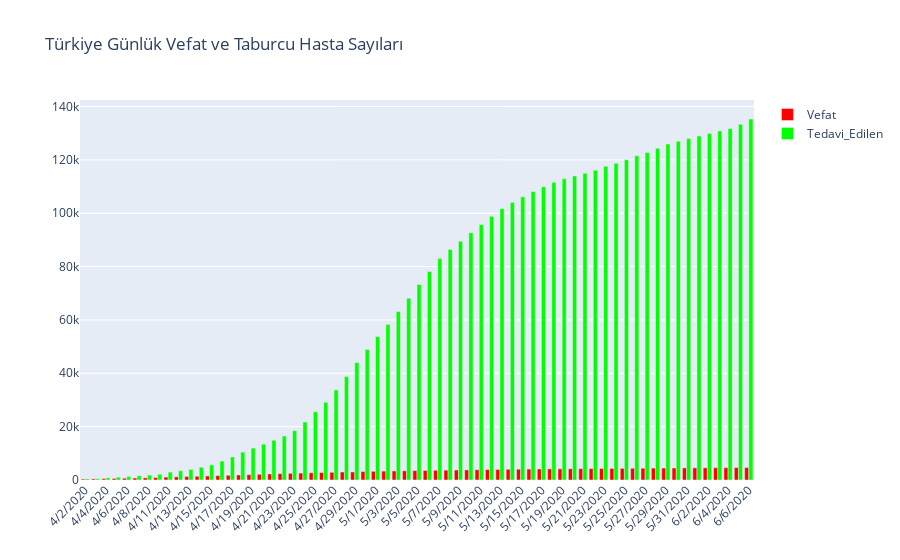

This figure's notebook cell:
### Code cell
fig = go.Figure(data=[
    go.Bar(name='Vefat', x=nisan10Sonrasi['Tarih'], y = nisan10Sonrasi['Vefat'], marker_color='rgb(255, 0, 0)'),
    go.Bar(name='Tedavi_Edilen', x=nisan10Sonrasi['Tarih'] , y=nisan10Sonrasi['Tedavi_Edilen'], marker_color='rgb(0, 255, 0)')
])
fig.update_layout(barmode='group', title_text='Türkiye Günlük Vefat ve Taburcu Hasta Sayıları', xaxis_tickangle=-45)
fig.show()
